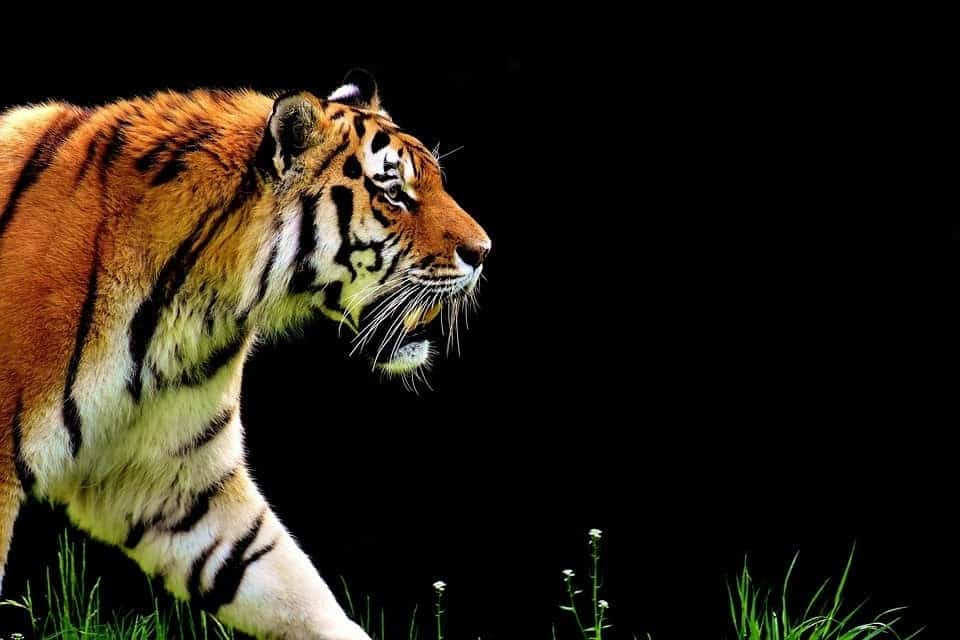
#> input picture CompVisLearning/Lesson02_Simple_Detection/Image of a lion.jpg, 960 x 640 px, found by its file name
$ python '(3)Edge_detection.py'
#> lines starting #> are read from the running program, lines starting #| are printed output that depends on the picture; after the words box and inside, x2 and y2 are one past the last pixel; in counts of white or black regions, pixels touching at a corner belong together
# There are multiple edge detection method
# The method that will be used will be Canny edge detection

import cv2
import numpy as np

img = cv2.imread(r"CompVisLearning\Lesson02_Simple_Detection\Image of a lion.jpg")
#> img is the input picture: shape (640, 960, 3); mean B, G, R 21.1, 32.3, 39.7

gray = cv2.cvtColor(img, cv2.COLOR_BGR2GRAY)
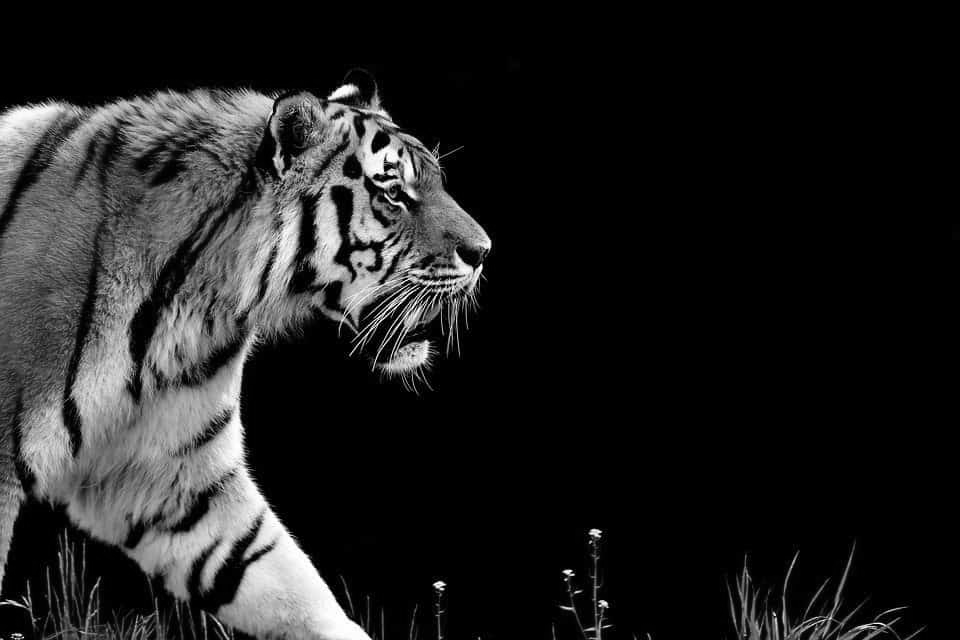
#> gray: shape (640, 960); min 0, max 255, mean 33.2
blur = cv2.GaussianBlur(gray, (3, 3), 0) # Before detecting edge, apply blur to reduce noise
edges = cv2.Canny(blur, 50, 220) # Apply canny to detect edges
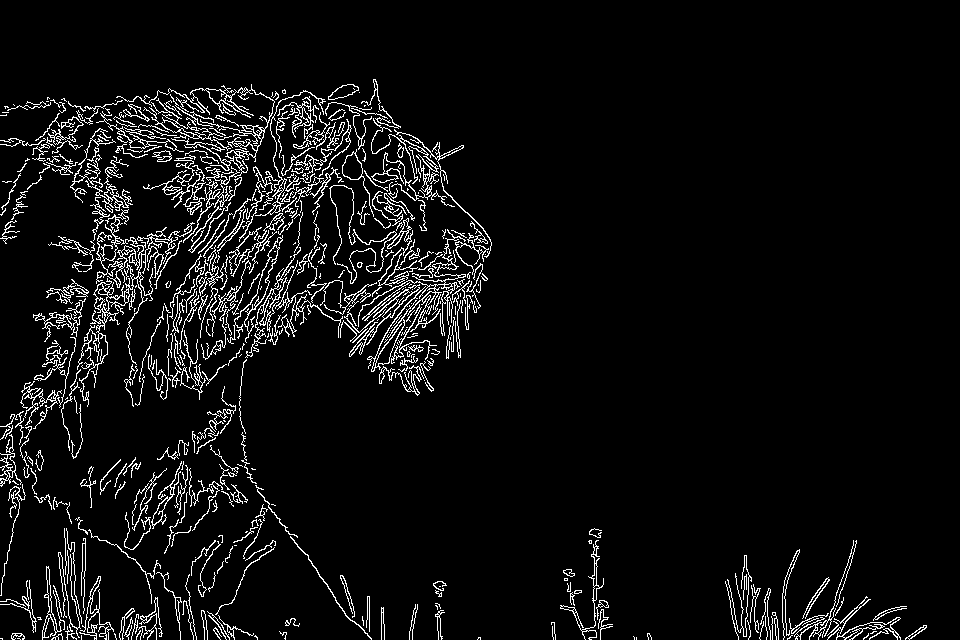
#> edges: shape (640, 960); 5.8% white in thin lines or dots, all inside (x1, y1, x2, y2) = (0, 79, 927, 640)

# The code below is to show the amount of edges a contour has
contours, _ = cv2.findContours(edges, cv2.RETR_EXTERNAL, cv2.CHAIN_APPROX_SIMPLE)
#> contours = 464 contours, 351 with area under 20; largest, box (x1, y1, x2, y2) and area: (77, 209, 195, 407) 1397, (116, 84, 275, 243) 956, (371, 118, 455, 207) 406, (342, 149, 374, 217) 400, (358, 229, 466, 336) 301
for c in contours:
    print("Amount of edges", len(c))
#> this loop made 464 passes
#> c on passes 1 to 3: [[17, 638], [19, 638], [20, 639], [19, 638]], [[0, 638], [1, 638], [2, 639], [2, 638]], [[636, 637], [636, 639]]
#| Amount of edges 4
#| Amount of edges 4
#| Amount of edges 2
#| Amount of edges 7
#| Amount of edges 4
#| Amount of edges 10
#| Amount of edges 6
#| Amount of edges 2
#> (further printed lines are left out)

cv2.imshow("Edges", edges)
cv2.waitKey(0)
